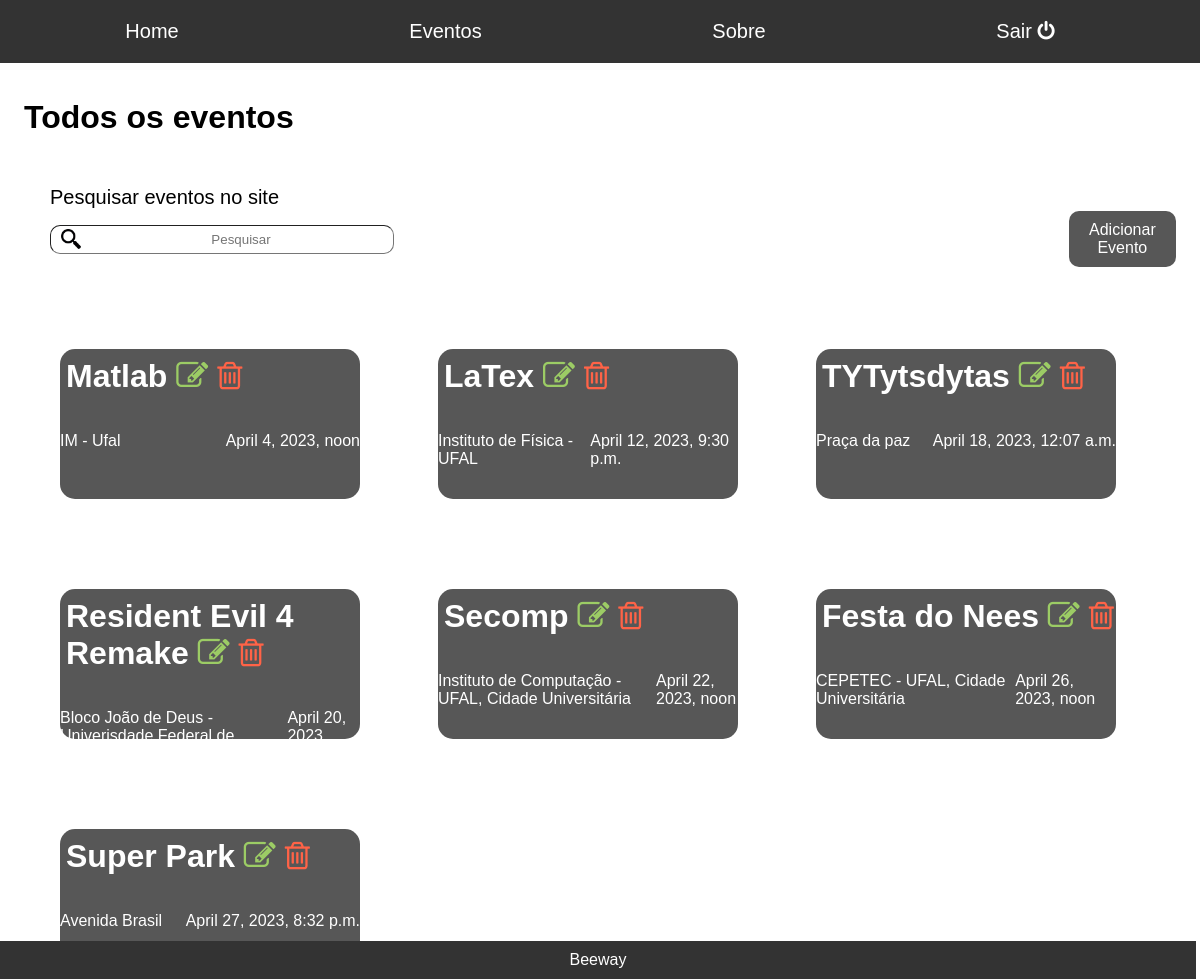
/administrador/todos.eventos (signed in), run on the app's committed database.
### administrador/models.py (models this page shows, shortened)
class Event(models.Model):
    titulo = models.CharField(max_length=50)
    local = models.CharField(max_length=150)
    data_e_hora = models.DateTimeField()
    descricao = models.TextField()

### administrador/views.py (the view)
# urls.py: path('administrador/todos.eventos', views.todosEventos, name = 'admintodoseventos'),
@user_passes_test(checagem_grupoadmin, login_url = '/accounts/login', redirect_field_name='')
def todosEventos(request):
    search = request.GET.get('search')
    if search:
        eventos_lista = Event.objects.filter(titulo__icontains=search)
    else:
        eventos_lista = Event.objects.all().order_by('data_e_hora')
        """ Adicionar isso quando a paginação puder aparecer na tela
        paginator = Paginator(eventos_lista, 12)
        page = request.GET.get('page')
        eventos = paginator.get_page(page) """
    return (render(request, 'administrador/todos.eventos.html', {'eventos': eventos_lista}))

### administrador/views.py (called while the page is built)
def checagem_grupoadmin(user):
    group = Group.objects.get(name='Administrador')
    return group in user.groups.all()

### administrador/templates/administrador/todos.eventos.html (shortened to what this page needs)
{% extends 'base-administrador.html' %}
{% load static %}
{% block head %}
	<link rel="stylesheet" type="text/css" href="{% static 'css/home.css' %}">
	<link rel="stylesheet" type="text/css" href="{% static 'css/todos.eventos.css' %}">
{% endblock %}
{% block content %}
	<h1>Todos os eventos</h1>
		<div id="y"><p id="search">Pesquisar eventos no site</p></div>
		<div class="container" id="x">
			<form method="GET">
			<input type="text" id="a" placeholder="Pesquisar" name="search" value="{{request.GET.search}}">
			</form>
			<button class="botaoAdd"> <a href="adicionar_evento" style="text-decoration: none; color: #fff">Adicionar Evento </a></button>
		</div>
		<div id="ultimos" class="container">
			{% for eventos in eventos %}
			<div class="evento">
				<h1>
					<a style="text-decoration: none; color: #fff" href= "desc_evento/{{eventos.id}}">{{eventos.titulo}}</a>
					<a style="text-decoration: none; color: #9CCC65" href= "editar_evento/{{eventos.id}}"><i class="fa fa-pencil-square-o" aria-hidden="true"></i></a>
					<a style="text-decoration: none; color: #FF6347" href= "deletar_evento/{{eventos.id}}"><i class="fa fa-trash-o" aria-hidden="true"></i></a>
				</h1>
				<div class="container" id="info">
					<p>{{eventos.local}}</p>
					<p>{{eventos.data_e_hora}}</p>
				</div>
			</div>
			{% endfor %}
		</div>
{% endblock %}

### beeway/static/css/home.css (style rules this page uses)
* { font-family: Arial, Helvetica, sans-serif; }
html { height:100%; box-sizing: border-box; }
body { background-color: white; margin: 0; min-height: 100%; padding-bottom: 6.74rem; position: relative; box-sizing: inherit; }
h1 { margin-top: 3%; margin-left: 2%; }
.container#ultimos { display: grid; grid-template-columns: repeat(3, 1fr); grid-template-rows: repeat(2, 1fr); gap: 5%; grid-row-gap: 20%; margin: 5% 5% 0px 5%; }
.evento { background-color: #575757; border-radius: 15px; width: 300px; height: 150px; color: white; display: block; }
.container#info { display: flex; justify-content: space-between; }

### beeway/static/css/todos.eventos.css (style rules this page uses)
* { font-family: Arial, Helvetica, sans-serif; }
.container#x { display: flex; align-items: center; align-content: center; background-color: white; width: 500px; height: 20px; margin: 0px 50px; margin-bottom: 100px; }
input#a { border-radius: 10px; border-width: 1px; width: 300px; height: 25px; background-image: url(busca.png); background-position: 10px center; background-repeat: no-repeat; background-size: 20px; padding-left: 40px; }
input#a::placeholder { text-align: center; }
div#y { margin-top: 50px; margin-left: 50px; font-size: 20px; }
button.botaoAdd { background-color: #575757; border-radius: 10px; border: none; border-radius: 10px; color: white; font-size: 16px; padding: 10px 20px; text-align: center; text-decoration: none; display: inline-block; margin-left: 135%; }

### data on the page
Event: titulo "Matlab", local "IM - Ufal", data_e_hora "April 4, 2023, noon"
Event: titulo "LaTex", local "Instituto de Física - UFAL", data_e_hora "April 12, 2023, 9:30 p.m."
Event: titulo "TYTytsdytas", local "Praça da paz", data_e_hora "April 18, 2023, 12:07 a.m."
Event: titulo "Resident Evil 4 Remake", local "Bloco João de Deus - Univerisdade Federal de Alagoas, Cidade Universitária", data_e_hora "April 20, 2023, 8:04 a.m."
Event: titulo "Secomp", local "Instituto de Computação - UFAL, Cidade Universitária", data_e_hora "April 22, 2023, noon"
Event: titulo "Festa do Nees", local "CEPETEC - UFAL, Cidade Universitária", data_e_hora "April 26, 2023, noon"
Event: titulo "Super Park", local "Avenida Brasil", data_e_hora "April 27, 2023, 8:32 p.m."
